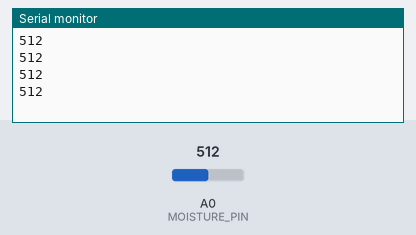
The sketch below on a simulated Arduino Uno, built with avr-gcc and run on an emulated ATmega328P. On the bench: the last lines printed to the serial monitor. The test bench sets the inputs (shaded band); at power-on: A0 (MOISTURE_PIN) = 512.

Above: at 1.2 s.
1.3 s: A0 (MOISTURE_PIN) set to 716
At 1.71 s:
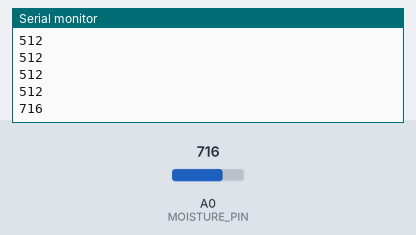
2.8 s: A0 (MOISTURE_PIN) set to 900
At 2.91 s:
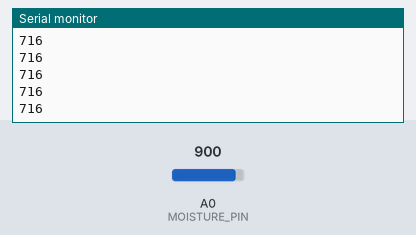
Timing chart, 0 to 5.8 s (numbered marks = the images above; inputs shaded):
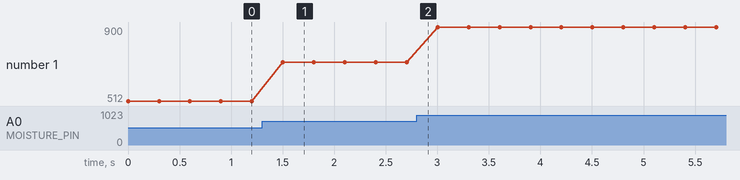

Measured:
- after the input at 1.3 s, the serial monitor: prints a new line after 0.20 s (image 1)
- plotted number 1: 512 → 716 after the input at 1.3 s, 716 → 900 after the input at 2.8 s

The sketch:

oscilloscope.ino
```cpp
#define MOISTURE_PIN A0
void setup() {
   Serial.begin(9600);
}
void loop() {
  int moistureValue = analogRead(MOISTURE_PIN);

  Serial.println(moistureValue);
  delay(300);
}
 
```
